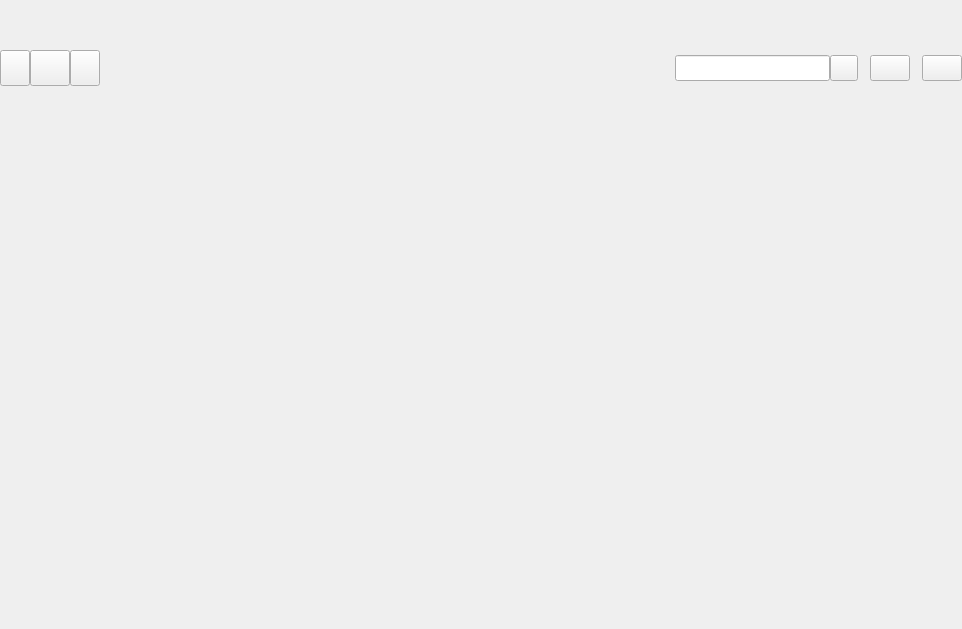
<?xml version="1.0" encoding="UTF-8"?>
<ui version="4.0">
    <class>RaptorPlusPage</class>
    <widget class="QWidget" name="RaptorPlusPage">
        <property name="geometry">
            <rect>
                <x>0</x>
                <y>0</y>
                <width>962</width>
                <height>629</height>
            </rect>
        </property>
        <property name="windowTitle">
            <string>Form</string>
        </property>
        <layout class="QVBoxLayout" name="_PlusPageLayout">
            <property name="spacing">
                <number>0</number>
            </property>
            <property name="leftMargin">
                <number>0</number>
            </property>
            <property name="topMargin">
                <number>0</number>
            </property>
            <property name="rightMargin">
                <number>0</number>
            </property>
            <property name="bottomMargin">
                <number>0</number>
            </property>
            <item>
                <widget class="QWidget" name="_Header" native="true">
                    <property name="minimumSize">
                        <size>
                            <width>0</width>
                            <height>50</height>
                        </size>
                    </property>
                    <property name="maximumSize">
                        <size>
                            <width>16777215</width>
                            <height>50</height>
                        </size>
                    </property>
                    <property name="styleSheet">
                        <string notr="true"/>
                    </property>
                    <layout class="QHBoxLayout" name="_HeaderLayout">
                        <property name="spacing">
                            <number>12</number>
                        </property>
                        <property name="leftMargin">
                            <number>0</number>
                        </property>
                        <property name="topMargin">
                            <number>0</number>
                        </property>
                        <property name="rightMargin">
                            <number>0</number>
                        </property>
                        <property name="bottomMargin">
                            <number>0</number>
                        </property>
                        <item>
                            <widget class="QWidget" name="_HeaderPanel" native="true">
                                <layout class="QVBoxLayout" name="_HeaderPanelLayout">
                                    <property name="leftMargin">
                                        <number>0</number>
                                    </property>
                                    <property name="topMargin">
                                        <number>0</number>
                                    </property>
                                    <property name="rightMargin">
                                        <number>0</number>
                                    </property>
                                    <property name="bottomMargin">
                                        <number>0</number>
                                    </property>
                                    <item>
                                        <widget class="QLabel" name="_Title">
                                            <property name="minimumSize">
                                                <size>
                                                    <width>0</width>
                                                    <height>32</height>
                                                </size>
                                            </property>
                                            <property name="maximumSize">
                                                <size>
                                                    <width>16777215</width>
                                                    <height>32</height>
                                                </size>
                                            </property>
                                            <property name="styleSheet">
                                                <string notr="true"/>
                                            </property>
                                            <property name="text">
                                                <string/>
                                            </property>
                                            <property name="alignment">
                                                <set>Qt::AlignLeading|Qt::AlignLeft|Qt::AlignVCenter</set>
                                            </property>
                                        </widget>
                                    </item>
                                    <item>
                                        <widget class="QLabel" name="_Description">
                                            <property name="minimumSize">
                                                <size>
                                                    <width>0</width>
                                                    <height>0</height>
                                                </size>
                                            </property>
                                            <property name="maximumSize">
                                                <size>
                                                    <width>16777215</width>
                                                    <height>16777215</height>
                                                </size>
                                            </property>
                                            <property name="styleSheet">
                                                <string notr="true"/>
                                            </property>
                                            <property name="text">
                                                <string/>
                                            </property>
                                            <property name="alignment">
                                                <set>Qt::AlignBottom|Qt::AlignLeading|Qt::AlignLeft</set>
                                            </property>
                                        </widget>
                                    </item>
                                </layout>
                            </widget>
                        </item>
                        <item>
                            <spacer name="_HeaderSpacer">
                                <property name="orientation">
                                    <enum>Qt::Horizontal</enum>
                                </property>
                                <property name="sizeHint" stdset="0">
                                    <size>
                                        <width>40</width>
                                        <height>20</height>
                                    </size>
                                </property>
                            </spacer>
                        </item>
                    </layout>
                </widget>
            </item>
            <item>
                <widget class="QWidget" name="_Control" native="true">
                    <property name="minimumSize">
                        <size>
                            <width>0</width>
                            <height>36</height>
                        </size>
                    </property>
                    <property name="maximumSize">
                        <size>
                            <width>16777215</width>
                            <height>36</height>
                        </size>
                    </property>
                    <property name="styleSheet">
                        <string notr="true"/>
                    </property>
                    <layout class="QHBoxLayout" name="_ControlLayout">
                        <property name="spacing">
                            <number>0</number>
                        </property>
                        <property name="leftMargin">
                            <number>0</number>
                        </property>
                        <property name="topMargin">
                            <number>0</number>
                        </property>
                        <property name="rightMargin">
                            <number>0</number>
                        </property>
                        <property name="bottomMargin">
                            <number>0</number>
                        </property>
                        <item>
                            <widget class="QWidget" name="_TabPanel" native="true">
                                <property name="sizePolicy">
                                    <sizepolicy hsizetype="Preferred" vsizetype="Preferred">
                                        <horstretch>0</horstretch>
                                        <verstretch>0</verstretch>
                                    </sizepolicy>
                                </property>
                                <property name="styleSheet">
                                    <string notr="true"/>
                                </property>
                                <layout class="QHBoxLayout" name="_TabPanelLayout">
                                    <property name="spacing">
                                        <number>0</number>
                                    </property>
                                    <property name="leftMargin">
                                        <number>0</number>
                                    </property>
                                    <property name="topMargin">
                                        <number>0</number>
                                    </property>
                                    <property name="rightMargin">
                                        <number>0</number>
                                    </property>
                                    <property name="bottomMargin">
                                        <number>0</number>
                                    </property>
                                    <item>
                                        <widget class="QPushButton" name="_TabPrev">
                                            <property name="sizePolicy">
                                                <sizepolicy hsizetype="Minimum" vsizetype="Preferred">
                                                    <horstretch>0</horstretch>
                                                    <verstretch>0</verstretch>
                                                </sizepolicy>
                                            </property>
                                            <property name="minimumSize">
                                                <size>
                                                    <width>30</width>
                                                    <height>0</height>
                                                </size>
                                            </property>
                                            <property name="maximumSize">
                                                <size>
                                                    <width>30</width>
                                                    <height>16777215</height>
                                                </size>
                                            </property>
                                            <property name="styleSheet">
                                                <string notr="true"/>
                                            </property>
                                            <property name="text">
                                                <string/>
                                            </property>
                                        </widget>
                                    </item>
                                    <item>
                                        <widget class="QPushButton" name="_TabCopy">
                                            <property name="sizePolicy">
                                                <sizepolicy hsizetype="Minimum" vsizetype="Preferred">
                                                    <horstretch>0</horstretch>
                                                    <verstretch>0</verstretch>
                                                </sizepolicy>
                                            </property>
                                            <property name="styleSheet">
                                                <string notr="true"/>
                                            </property>
                                            <property name="text">
                                                <string/>
                                            </property>
                                            <property name="checkable">
                                                <bool>true</bool>
                                            </property>
                                        </widget>
                                    </item>
                                    <item>
                                        <widget class="QPushButton" name="_TabNext">
                                            <property name="sizePolicy">
                                                <sizepolicy hsizetype="Minimum" vsizetype="Preferred">
                                                    <horstretch>0</horstretch>
                                                    <verstretch>0</verstretch>
                                                </sizepolicy>
                                            </property>
                                            <property name="minimumSize">
                                                <size>
                                                    <width>30</width>
                                                    <height>0</height>
                                                </size>
                                            </property>
                                            <property name="maximumSize">
                                                <size>
                                                    <width>30</width>
                                                    <height>16777215</height>
                                                </size>
                                            </property>
                                            <property name="styleSheet">
                                                <string notr="true"/>
                                            </property>
                                            <property name="text">
                                                <string/>
                                            </property>
                                        </widget>
                                    </item>
                                </layout>
                            </widget>
                        </item>
                        <item>
                            <spacer name="_ControlSpacer">
                                <property name="orientation">
                                    <enum>Qt::Horizontal</enum>
                                </property>
                                <property name="sizeHint" stdset="0">
                                    <size>
                                        <width>40</width>
                                        <height>20</height>
                                    </size>
                                </property>
                            </spacer>
                        </item>
                        <item>
                            <spacer name="_ControlSpaces">
                                <property name="orientation">
                                    <enum>Qt::Horizontal</enum>
                                </property>
                                <property name="sizeHint" stdset="0">
                                    <size>
                                        <width>40</width>
                                        <height>20</height>
                                    </size>
                                </property>
                            </spacer>
                        </item>
                        <item>
                            <widget class="QWidget" name="_ControlPanel" native="true">
                                <layout class="QHBoxLayout" name="_ControlPanelLayout">
                                    <property name="spacing">
                                        <number>12</number>
                                    </property>
                                    <property name="leftMargin">
                                        <number>0</number>
                                    </property>
                                    <property name="topMargin">
                                        <number>0</number>
                                    </property>
                                    <property name="rightMargin">
                                        <number>0</number>
                                    </property>
                                    <property name="bottomMargin">
                                        <number>0</number>
                                    </property>
                                    <item>
                                        <widget class="QWidget" name="_SearchPanel" native="true">
                                            <property name="styleSheet">
                                                <string notr="true"/>
                                            </property>
                                            <layout class="QHBoxLayout" name="_SearchPanelLayout" stretch="0,0">
                                                <property name="spacing">
                                                    <number>0</number>
                                                </property>
                                                <property name="leftMargin">
                                                    <number>0</number>
                                                </property>
                                                <property name="topMargin">
                                                    <number>0</number>
                                                </property>
                                                <property name="rightMargin">
                                                    <number>0</number>
                                                </property>
                                                <property name="bottomMargin">
                                                    <number>0</number>
                                                </property>
                                                <item>
                                                    <widget class="QLineEdit" name="_SearchEdit">
                                                        <property name="sizePolicy">
                                                            <sizepolicy hsizetype="Expanding" vsizetype="Expanding">
                                                                <horstretch>0</horstretch>
                                                                <verstretch>0</verstretch>
                                                            </sizepolicy>
                                                        </property>
                                                        <property name="minimumSize">
                                                            <size>
                                                                <width>0</width>
                                                                <height>26</height>
                                                            </size>
                                                        </property>
                                                        <property name="maximumSize">
                                                            <size>
                                                                <width>16777215</width>
                                                                <height>26</height>
                                                            </size>
                                                        </property>
                                                        <property name="styleSheet">
                                                            <string notr="true"/>
                                                        </property>
                                                    </widget>
                                                </item>
                                                <item>
                                                    <widget class="QPushButton" name="_Search">
                                                        <property name="sizePolicy">
                                                            <sizepolicy hsizetype="Fixed" vsizetype="Fixed">
                                                                <horstretch>0</horstretch>
                                                                <verstretch>0</verstretch>
                                                            </sizepolicy>
                                                        </property>
                                                        <property name="minimumSize">
                                                            <size>
                                                                <width>28</width>
                                                                <height>26</height>
                                                            </size>
                                                        </property>
                                                        <property name="maximumSize">
                                                            <size>
                                                                <width>28</width>
                                                                <height>26</height>
                                                            </size>
                                                        </property>
                                                        <property name="styleSheet">
                                                            <string notr="true"/>
                                                        </property>
                                                        <property name="text">
                                                            <string/>
                                                        </property>
                                                        <property name="iconSize">
                                                            <size>
                                                                <width>20</width>
                                                                <height>20</height>
                                                            </size>
                                                        </property>
                                                    </widget>
                                                </item>
                                            </layout>
                                        </widget>
                                    </item>
                                    <item>
                                        <widget class="QPushButton" name="_Execute">
                                            <property name="minimumSize">
                                                <size>
                                                    <width>0</width>
                                                    <height>26</height>
                                                </size>
                                            </property>
                                            <property name="maximumSize">
                                                <size>
                                                    <width>16777215</width>
                                                    <height>26</height>
                                                </size>
                                            </property>
                                            <property name="text">
                                                <string/>
                                            </property>
                                        </widget>
                                    </item>
                                    <item>
                                        <widget class="QPushButton" name="_Cancel">
                                            <property name="minimumSize">
                                                <size>
                                                    <width>0</width>
                                                    <height>26</height>
                                                </size>
                                            </property>
                                            <property name="maximumSize">
                                                <size>
                                                    <width>16777215</width>
                                                    <height>26</height>
                                                </size>
                                            </property>
                                            <property name="text">
                                                <string/>
                                            </property>
                                        </widget>
                                    </item>
                                </layout>
                            </widget>
                        </item>
                    </layout>
                </widget>
            </item>
            <item>
                <widget class="QStackedWidget" name="_Body">
                    <widget class="RaptorCopyPage" name="_CopyPage"/>
                </widget>
            </item>
        </layout>
    </widget>
    <customwidgets>
        <customwidget>
            <class>RaptorCopyPage</class>
            <extends>QWidget</extends>
            <header>../../../Src/Gui/Page/Plus/Copy/RaptorCopyPage.h</header>
            <container>1</container>
        </customwidget>
    </customwidgets>
    <resources/>
    <connections/>
</ui>
